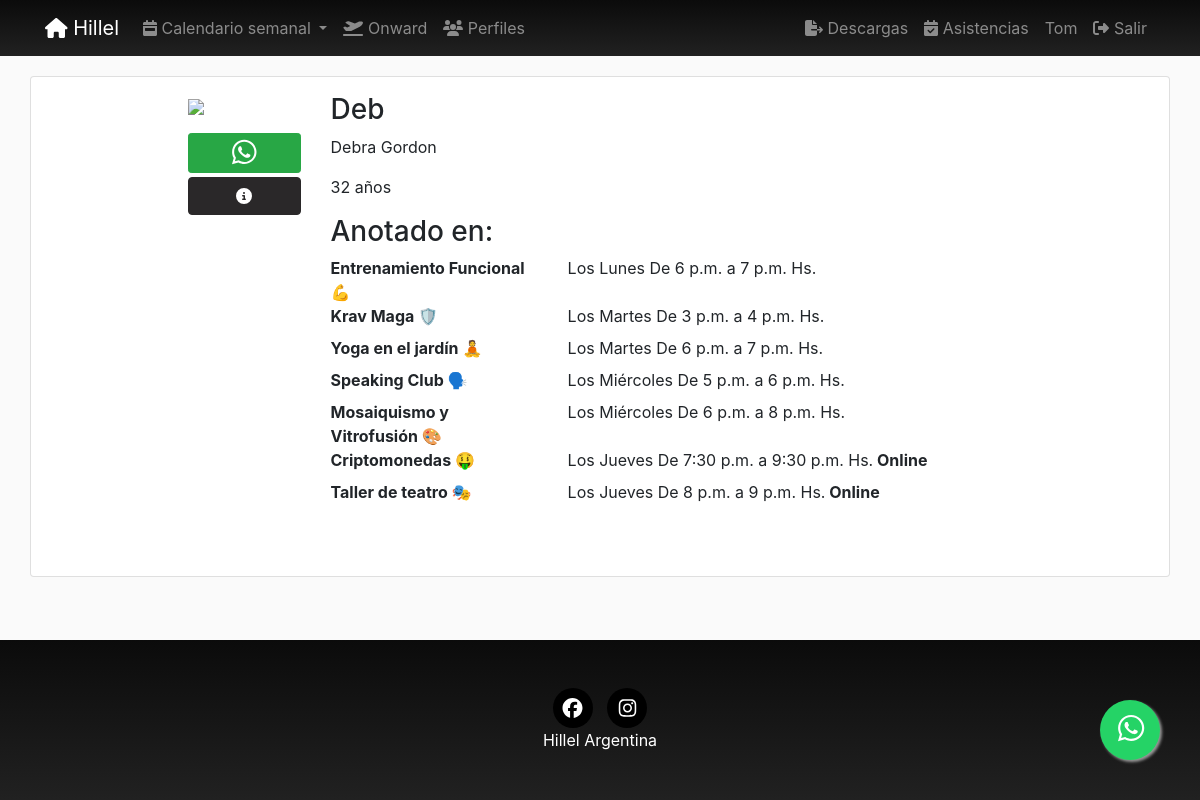
The app's page /profiles/Deb/ (signed in), older data.
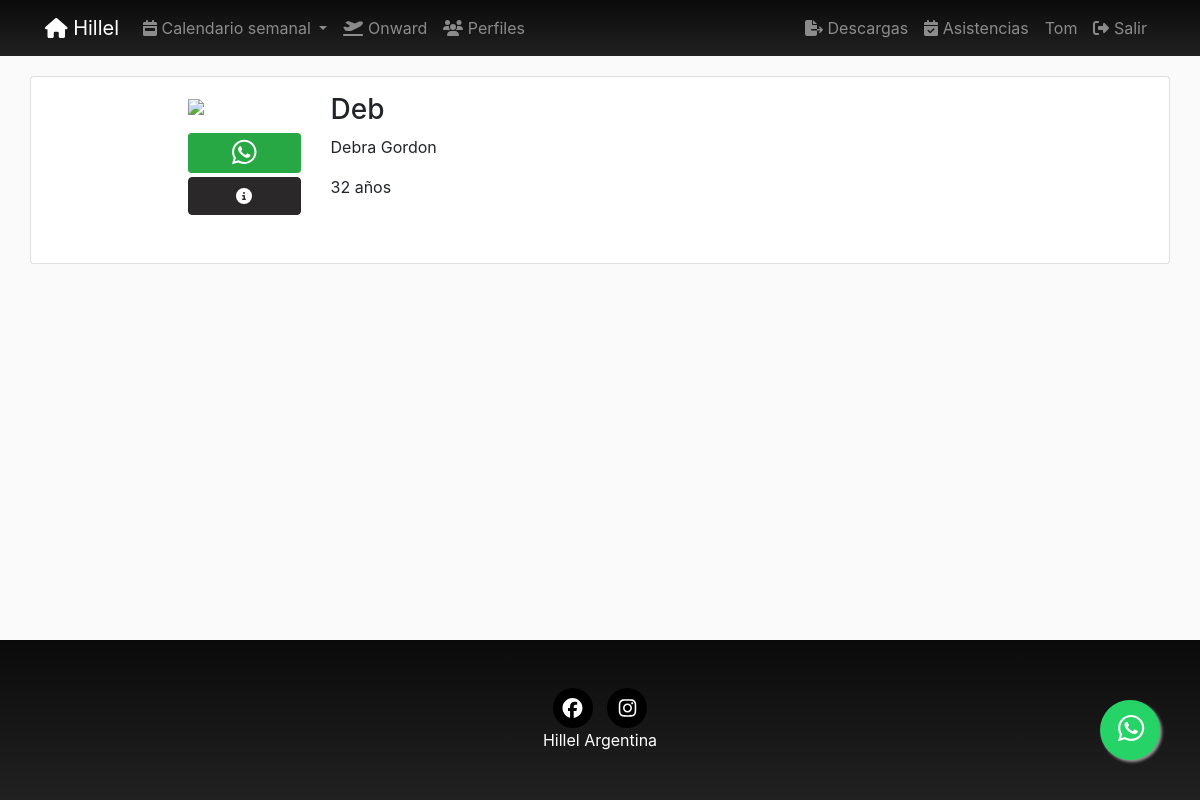
The same page, newer data.
### pages/models.py (models this page shows, shortened)
class Page(models.Model):
    title = models.CharField(verbose_name="Título", max_length=200)
    horaDesde = models.TimeField(verbose_name="Hora desde", null=True, blank=True, auto_now=False, auto_now_add=False,)
    horaHasta = models.TimeField(verbose_name="Hora hasta", null=True, blank=True, auto_now=False, auto_now_add=False,)
    description = RichTextField(verbose_name="Descripción", null=True, blank=True)
    textoExtraMail = RichTextField(verbose_name="Texto extra del mail", null=True, blank=True)
    flyer = models.ImageField(upload_to=custom_upload_to,
                              null=True, blank=True)
    dia = models.ForeignKey(Day, verbose_name='dia', null=True, on_delete=models.CASCADE)
    cupo = models.SmallIntegerField(verbose_name="Cupo", default=0)
    modalidad = BooleanField(verbose_name="Online", default=0)
    nuevo = BooleanField(verbose_name="Nuevo", default=0)
    activa = BooleanField(verbose_name="Activa", default=1)
    categories = models.ManyToManyField(Category, verbose_name='categorias', related_name='get_pages', blank=True)
    provincia = models.ForeignKey(Provincia, on_delete=models.CASCADE, null=True, blank=True)
    responsable = models.ForeignKey(Responsable, on_delete=models.CASCADE, null=True, blank=True)
    colaborador = models.ForeignKey(Colaborador, on_delete=models.CASCADE, null=True, blank=True)
    secreta = BooleanField(verbose_name="Tiene clave?", default=0)
    clave = models.CharField(verbose_name="Clave", null=True, blank=True, default="", max_length=200)
    objects = PagesManager()
    created = models.DateTimeField(auto_now_add=True, verbose_name="Fecha de creación", blank=True, null=True)
    updated = models.DateTimeField(auto_now=True, verbose_name="Fecha de edición", blank=True, null=True)
    class Meta:
        verbose_name = "actividad"
        verbose_name_plural = "actividades"
        ordering = ['dia__order', 'horaDesde', '-title']
    def __str__(self):
        return self.title

class Day(models.Model):
    day = models.CharField(verbose_name="Día", max_length=200)
    order = models.SmallIntegerField(verbose_name="Orden", default=0)
    class Meta:
        verbose_name = "Día"
        verbose_name_plural = "Días"
        ordering = ['order']
    def __str__(self):
        return self.day

### profiles/views.py (the view)
# urls.py: path('<username>/', ProfileDetail.as_view(), name='detail'),
@method_decorator(login_required, name='dispatch')
class ProfileDetail(DetailView):
    model = Profile
    template_name = "profiles/profile_detail.html"
    def get_object(self):
        return get_object_or_404(Profile,
                                 user__username=self.kwargs['username'])

### location/models.py (called while the page is built)
    def __str__(self):
        return self.title

### pages/models.py (called while the page is built)
    def find(self, user):
        queryset = self.filter(user=user)
        if len(queryset) > 0:
            return queryset[0]
        return None

### profiles/processors.py (called while the page is built)
def ctx_dict(request):
    ctx = {}
    bitajon = False
    if request.user.groups.filter(name="BITAJON").count():
        bitajon = True
    ctx["bitajon"] = bitajon
    return ctx

### registration/models.py (called while the page is built)
    def __str__(self):
        return self.fecha

    def __str__(self):
        return self.fecha

    @property
    def subscription(self):
        subscription = Subscription.objects.find(self.user)
        if subscription is None:
            return
        if subscription.pages is None:
            return
        return subscription.pages.all()

    @property
    def edad(self):
        if self.fechaNacimiento is None:
            return
        today = date.today()
        return today.year - self.fechaNacimiento.year - ((today.month, today.day) < (self.fechaNacimiento.month, self.fechaNacimiento.day))

### social/models.py (called while the page is built)
    def __str__(self):
        return self.numero

### profiles/templates/profiles/profile_detail.html (shortened to what this page needs)
{% extends 'core/base.html' %}
{% load static %}
{% block content %}
<main role="main">
  <div class="card container mb-5">
    <div class="row mt-3">
      <div class="col-md-9 mx-auto mb-5">
        <form action="" method="post" enctype="multipart/form-data">{% csrf_token %}
          <div class="row">
            <div class="col-md-2">
              {% if profile.avatar %}
                <img src="{{profile.avatar.url}}" class="img-fluid">
              {% else %}
                <img src="{% static 'registration/img/no-avatar.jpg' %}" class="img-fluid">
              {% endif %}
              {% if profile.whatsapp  %}
              <a href="https://wa.me/+549{{profile.whatsapp}}" class="text-center btn btn-success btn-sm btn-block mt-3" >
              <i class="fab fa-whatsapp fa-2x"></i>
              </a>
              <a class="btn btn-dark btn-block text-white mt-1 text-center" id="MainNavDatos" data-target="#ModalDatos" data-toggle="modal">
              <i class="fas fa-info-circle text-center"></i>
              </a>
              {% endif %}
            </div>
            <div class="col-md-10">
              <h3>{{profile.user}}</h3>
                 {% if profile.nombre and profile.apellido  %}
                 <p>{{profile.nombre}} {{profile.apellido}}</p>
                 {% endif %}
                {% if profile.fechaNacimiento  %}<p>{{profile.edad}} años</p> {% endif %}
              {% if profile.subscription  %}
              <h3>Anotado en:</h3>
                <dl class="row">
                {% for sub in profile.subscription %}
                   <dt class="col-sm-4">{{sub}}</dt>
                   <dd class="col-sm-8">{% if sub.dia.order < 8 %}Los{% endif %} {{sub.dia}} De {{sub.horaDesde}} a {{sub.horaHasta}} Hs.{% if sub.modalidad  %}<b> Online</b>{% endif %}</dd>
                {% endfor %}
                </dl>
              {% endif %}
            </div>
          </div>
        </form>
      </div>
    </div>
  </div>
</main>
{% endblock %}

Row changes from the older to the newer data that the page shows:
no longer on this page (row edited): Page: title "Entrenamiento Funcional 💪", shows "Los", dia "Lunes", horaDesde "6 p.m.", horaHasta "7 p.m."
no longer on this page (row edited): Page: title "Krav Maga 🛡️", shows "Los", dia "Martes", horaDesde "3 p.m.", horaHasta "4 p.m."
removed Page: title "Yoga en el jardín 🧘", shows "Los", dia "Martes", horaDesde "6 p.m.", horaHasta "7 p.m."
removed Page: title "Speaking Club 🗣️", shows "Los", dia "Miércoles", horaDesde "5 p.m.", horaHasta "6 p.m."
no longer on this page (row edited): Page: title "Mosaiquismo y Vitrofusión 🎨", shows "Los", dia "Miércoles", horaDesde "6 p.m.", horaHasta "8 p.m."
removed Page: title "Criptomonedas 🤑", shows "Los", dia "Jueves", horaDesde "7:30 p.m.", horaHasta "9:30 p.m.", modalidad "Online"
removed Page: title "Taller de teatro 🎭", shows "Los", dia "Jueves", horaDesde "8 p.m.", horaHasta "9 p.m.", modalidad "Online"
Text that changed along with them:
text no longer shown: "Anotado en:"
